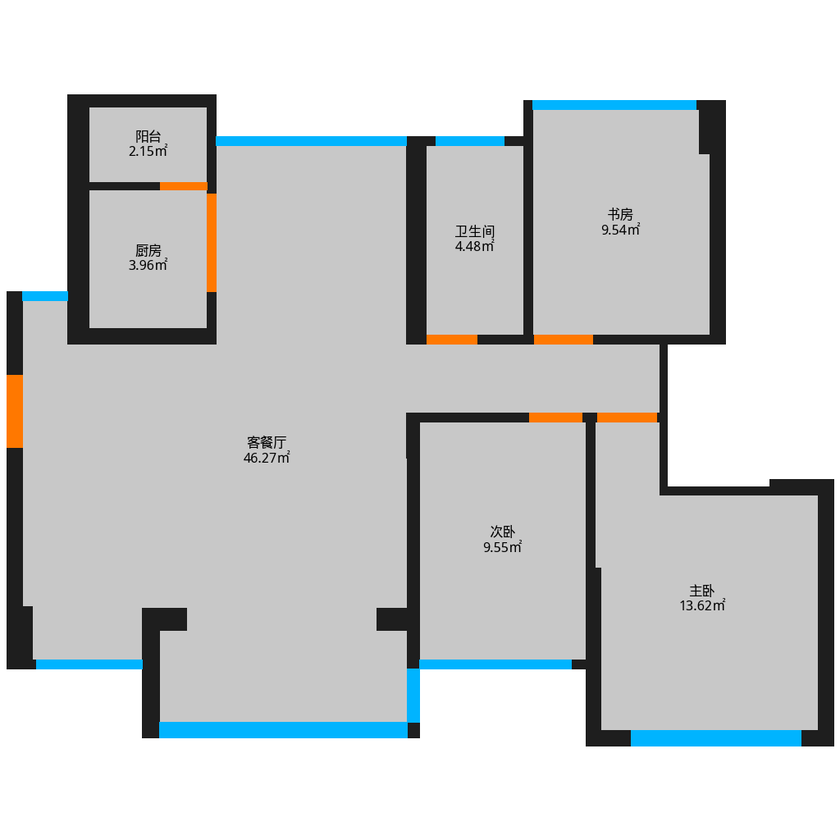
#> input picture scripts_custom/full_floorplans_no_furniture/floor_plans_png/2153099_floorplan.png, 840 x 840 px, shrunk from 1024 x 1024 before the run
$ python -i extract_structure_from_gt_images.py   (imports and definitions only)
#> lines starting #> are read from the running program, lines starting #| are printed output that depends on the picture; after the words box and inside, x2 and y2 are one past the last pixel; in counts of white or black regions, pixels touching at a corner belong together
#> further down, picture is the input picture: shape (840, 840, 3); mean B, G, R 207.9, 207.1, 204.3
#!/usr/bin/env python3
"""
Extract structure-only maps (floor/wall/door/window) from styled GT floorplan images.

This script does NOT use condition maps or JSON. It works directly from GT rasters,
so it can handle cases where GT structure differs from condition input.

Semantic IDs:
  0 = void
  1 = floor
  2 = wall
  3 = door
  4 = window

Output:
  - floor_plans_png/*.png  (color visualization)
  - floor_plans_npy/*.npy  (semantic IDs)

Usage:
python extract_structure_from_gt_images.py \
  --input_dir /share/home/202230550120/extracted_images_col20 \
  --output_dir /share/home/202230550120/diffusers/scripts_custom/gt_no_furniture_from_gt \
  --wall_thresh 75 \
  --wall_min_thickness 2
"""

from __future__ import annotations

import argparse
import re
from pathlib import Path
from typing import Dict, Tuple

import cv2
import numpy as np
from tqdm import tqdm


VOID_ID = 0
FLOOR_ID = 1
WALL_ID = 2
DOOR_ID = 3
WINDOW_ID = 4

ID_PATTERN = re.compile(r"edited_image_(\d+)\.png$")

VIZ_COLORS: Dict[int, Tuple[int, int, int]] = {
    VOID_ID: (255, 255, 255),
    FLOOR_ID: (200, 200, 200),
    WALL_ID: (30, 30, 30),
    DOOR_ID: (255, 120, 0),
    WINDOW_ID: (0, 180, 255),
}


# [6 lines left out: function _to_viz_rgb, not called in this run]


def _remove_small_components(mask: np.ndarray, min_area: int) -> np.ndarray:
    num, labels, stats, _ = cv2.connectedComponentsWithStats(mask.astype(np.uint8), connectivity=8)
    out = np.zeros_like(mask, dtype=np.uint8)
    for i in range(1, num):
        area = stats[i, cv2.CC_STAT_AREA]
        if area >= min_area:
            out[labels == i] = 1
    return out


# [48 lines left out: functions _extract_wall_mask, _extract_floor_and_outside, not called in this run]


def _detect_window_by_color(img_bgr: np.ndarray) -> np.ndarray:
    """Detect cyan/light-blue window strokes commonly used in floorplan renders."""
    hsv = cv2.cvtColor(img_bgr, cv2.COLOR_BGR2HSV)
#> hsv: shape (840, 840, 3); mean H, S, V 2.8, 7.2, 209.7
    # Cyan/light-blue range.
    lower = np.array([80, 30, 80], dtype=np.uint8)
    upper = np.array([120, 255, 255], dtype=np.uint8)
    mask = cv2.inRange(hsv, lower, upper)
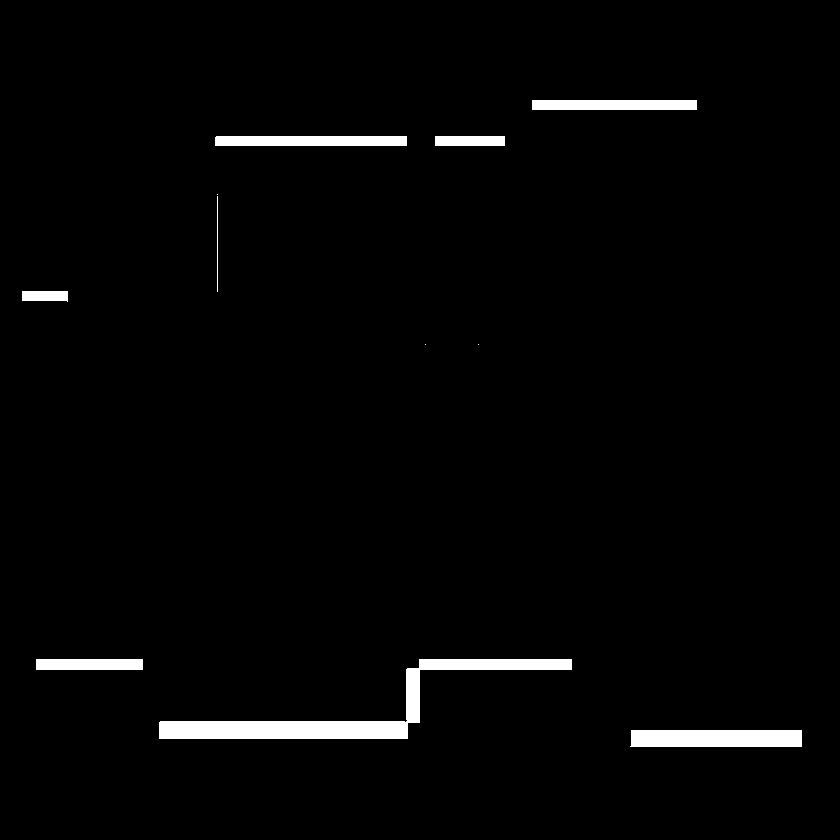
#> mask: shape (840, 840); 2.2% white; 11 white regions (3 under 20 px), largest, box (x1, y1, x2, y2) and area: (159, 659, 572, 739) 6925, (630, 730, 802, 747) 2908, (215, 136, 407, 146) 1919
    m = (mask > 0).astype(np.uint8)
    m = cv2.morphologyEx(m, cv2.MORPH_OPEN, cv2.getStructuringElement(cv2.MORPH_RECT, (3, 3)), iterations=1)
#> m: shape (840, 840); values 0 (black) and 1 (white), 2.2% white; 7 white regions, largest, box (x1, y1, x2, y2) and area: (159, 659, 572, 739) 6924, (631, 730, 802, 747) 2907, (215, 136, 407, 146) 1919
    m = _remove_small_components(m, min_area=20)
#> in _remove_small_components, `num, labels, stats, _ = cv2.connectedComponentsWithStats(mask.astype(n..`:
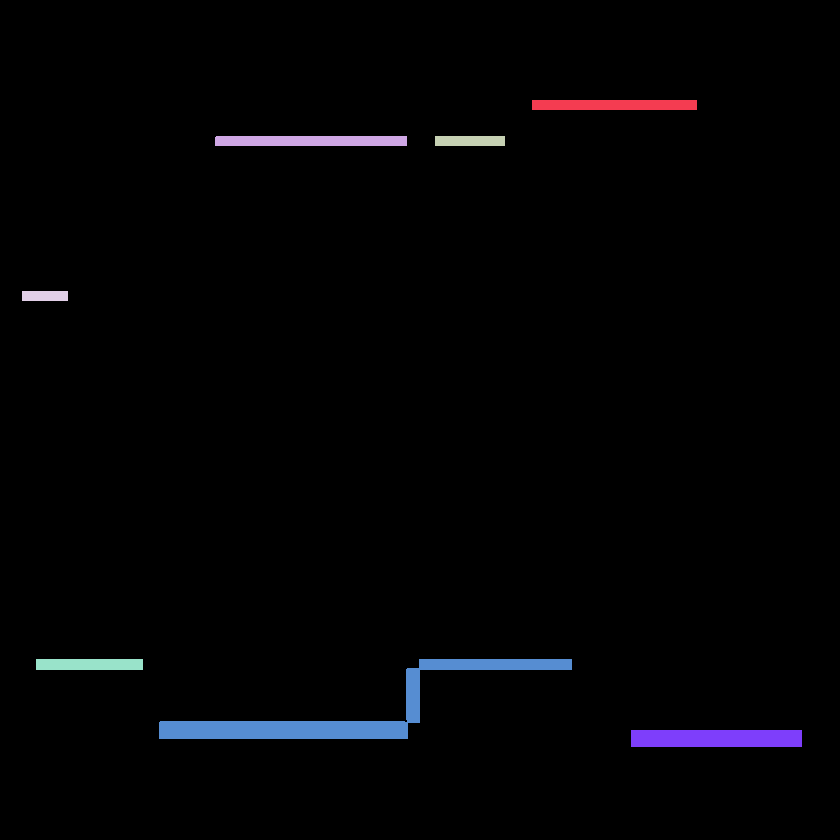
#> labels: shape (840, 840) int32; 8 distinct labels, from 0 to 7; one colour per label, 0 black
#> in _remove_small_components, `num, labels, stats, _ = cv2.connectedComponentsWithStats(mask.astype(n..`: num = 8; stats = [[0, 0, 840, 840, 689863], [532, 100, 165, 10, 1650], [215, 136, 192, 10, 1919], [435, 136, 70, 10, 700], [22, 291, 46, 10, 460], [36, 659, 107, 11, 1177], [159, 659, 413, 80, 6924], [631, 730, 171, 17, 2907]]
#> the loop in _remove_small_components, `for i in range(1, num):` made 7 passes
#> area on passes 1 to 7: 1650, 1919, 700, 460, 1177, 6924, 2907
    return m


# [102 lines left out: functions _estimate_openings, extract_structure_semantic, main, not called in this run]


# [2 lines not run here, left out]

>>> import cv2
>>> picture = cv2.imread('full_floorplans_no_furniture/floor_plans_png/2153099_floorplan.png')
>>> result = _detect_window_by_color(picture)

$ run again, on scripts_custom/full_floorplans_no_furniture/floor_plans_png/2962627_floorplan.png
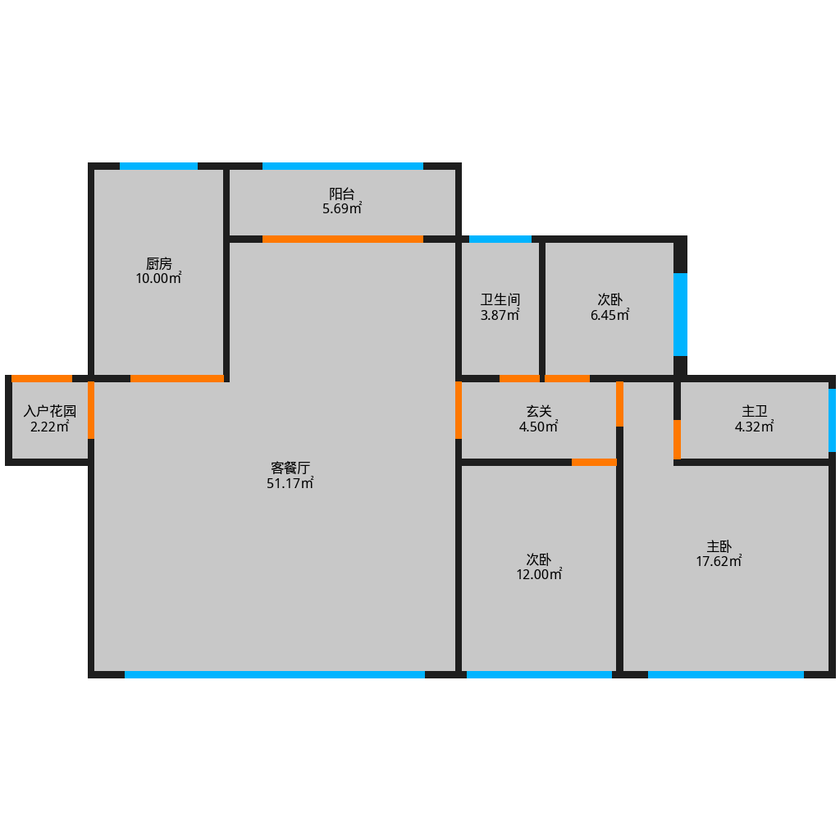
#> input picture scripts_custom/full_floorplans_no_furniture/floor_plans_png/2962627_floorplan.png, 840 x 840 px, shrunk from 1024 x 1024 before the run
#> picture is the input picture: shape (840, 840, 3); mean B, G, R 221.4, 221.3, 220.1
#> hsv: shape (840, 840, 3); mean H, S, V 1.9, 4.9, 223.1
#> in _detect_window_by_color, `mask = cv2.inRange(hsv, lower, upper)`:
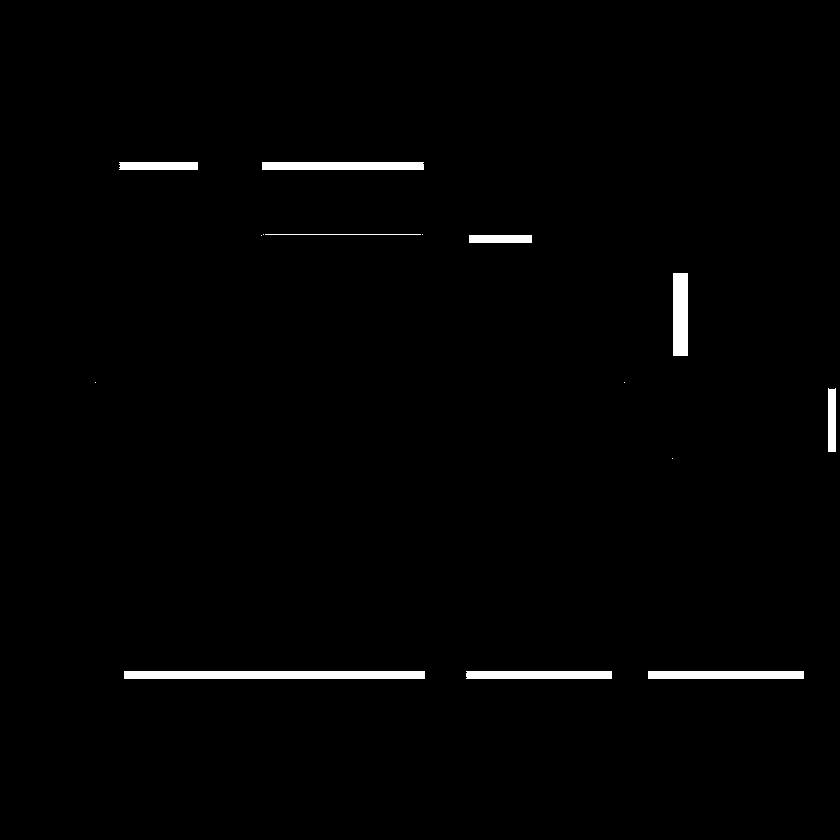
#> mask: shape (840, 840); 1.3% white; 15 white regions (6 under 20 px), largest, box (x1, y1, x2, y2) and area: (124, 671, 425, 679) 2408, (262, 162, 424, 170) 1295, (648, 671, 804, 679) 1248
#> labels: shape (840, 840) int32; 9 distinct labels, from 0 to 8
#> num = 9; stats = [[0, 0, 840, 840, 696609], [120, 162, 78, 8, 624], [262, 162, 162, 8, 1294], [469, 235, 63, 8, 504], [673, 273, 15, 83, 1245], [828, 389, 8, 63, 504], [124, 671, 301, 8, 2408], [466, 671, 146, 8, 1164], [648, 671, 156, 8, 1248]]
#> the loop in _remove_small_components, `for i in range(1, num):` made 8 passes
#> area on passes 1 to 8: 624, 1294, 504, 1245, 504, 2408, 1164, 1248

$ run again, on scripts_custom/full_floorplans_no_furniture/floor_plans_png/3148547_floorplan.png
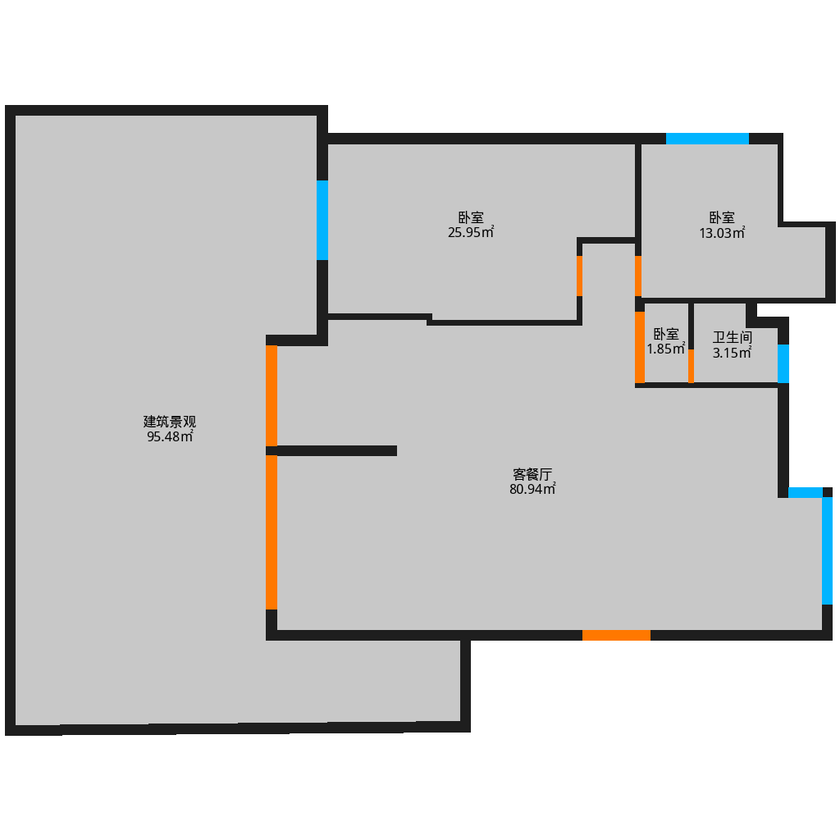
#> input picture scripts_custom/full_floorplans_no_furniture/floor_plans_png/3148547_floorplan.png, 840 x 840 px, shrunk from 1024 x 1024 before the run
#> picture is the input picture: shape (840, 840, 3); mean B, G, R 208.2, 208.6, 208.6
#> hsv: shape (840, 840, 3); mean H, S, V 1, 3.3, 210
#> in _detect_window_by_color, `mask = cv2.inRange(hsv, lower, upper)`:
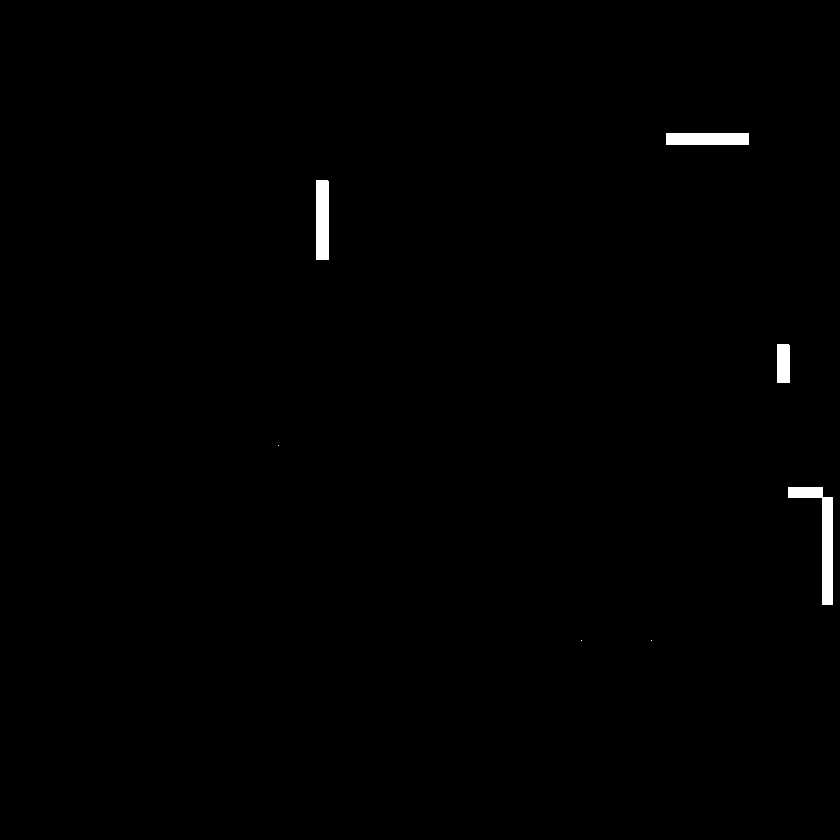
#> mask: shape (840, 840); 0.58% white; 7 white regions (3 under 20 px), largest, box (x1, y1, x2, y2) and area: (788, 487, 833, 605) 1572, (316, 180, 329, 260) 1039, (666, 133, 749, 145) 996, (777, 344, 790, 383) 506
#> labels: shape (840, 840) int32; 5 distinct labels, from 0 to 4
#> num = 5; stats = [[0, 0, 840, 840, 701487], [666, 133, 83, 12, 996], [316, 180, 13, 80, 1039], [777, 344, 13, 39, 506], [788, 487, 45, 118, 1572]]
#> the loop in _remove_small_components, `for i in range(1, num):` made 4 passes
#> area on passes 1 to 4: 996, 1039, 506, 1572
